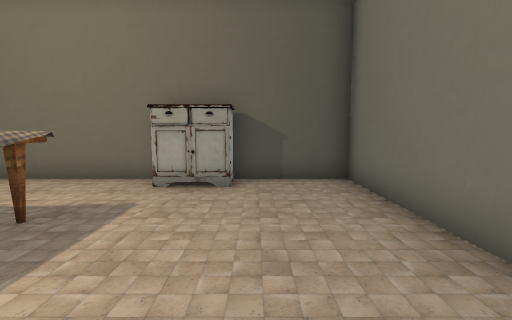
View 1 (above)

16 first-person views from a walk through a level from a Godot 3-D game. The camera is 1.3 m above the floor, tilts 6° down and sees 85° across. The floor is counted in squares, 1 m on a side. Each view is taken from the middle of a square. On the plan, view 1 faces up. The plan holds only what a view shows up to about 13 squares ahead; the rest is blank. Characters and animated objects are left out.

View 2
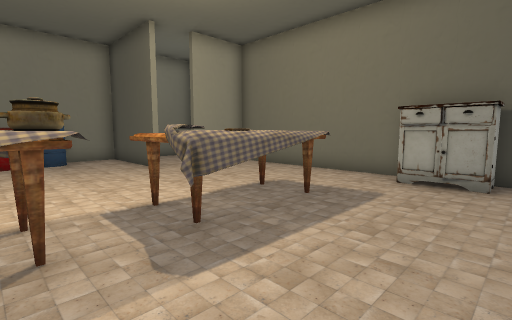

View 3
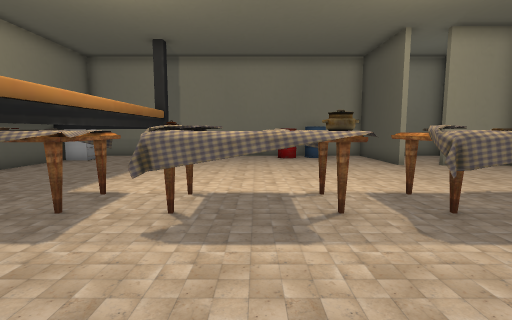

View 4
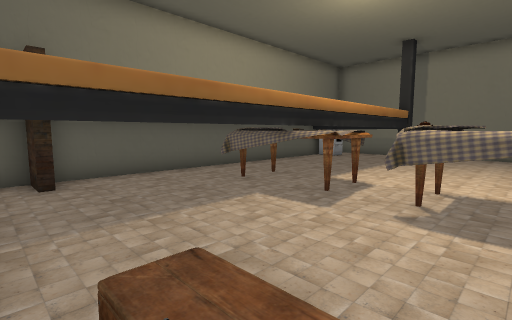

View 5
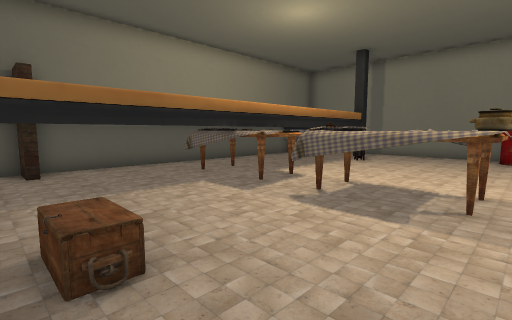

View 6
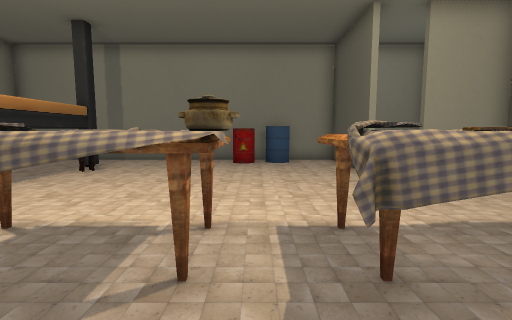

View 7
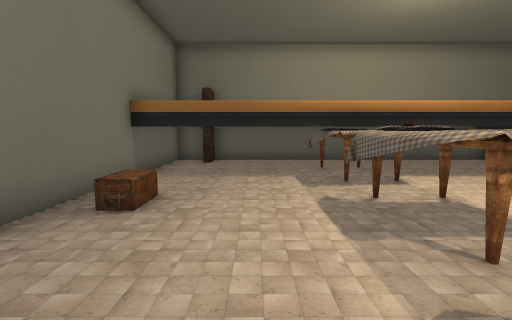

View 8
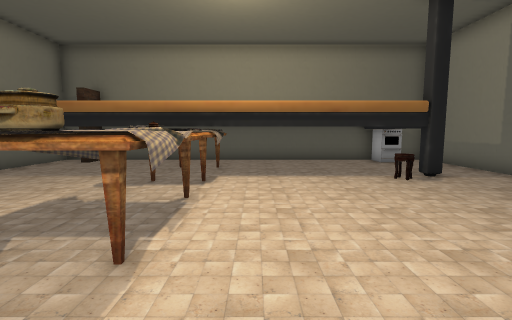

View 9
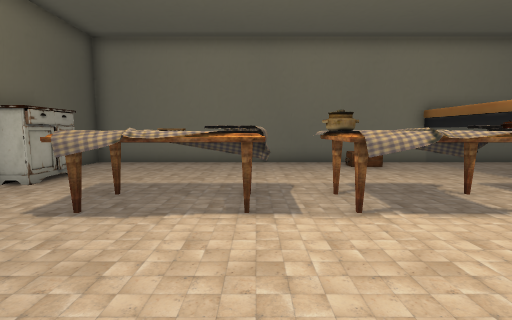

View 10
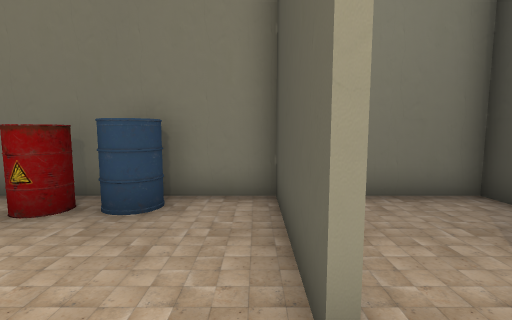

View 11
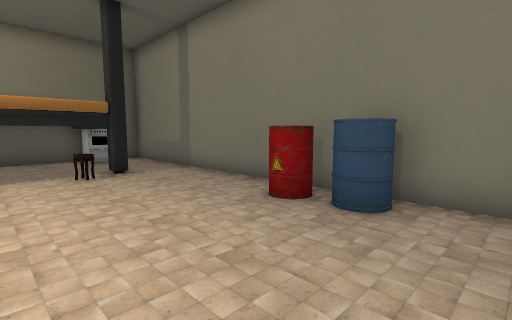

View 12
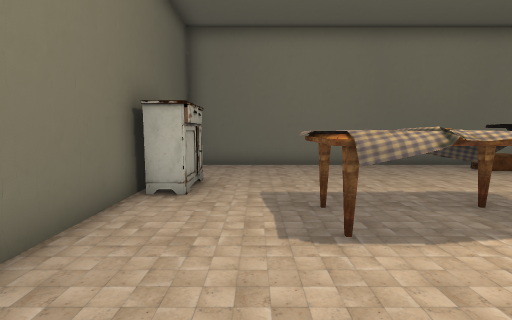

View 13
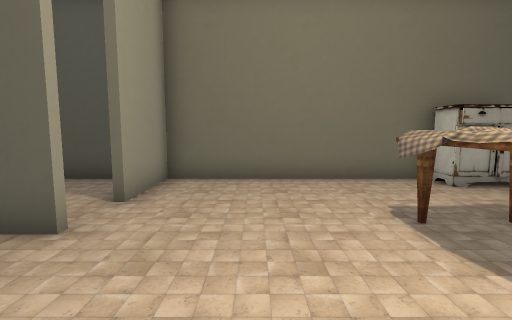

View 14
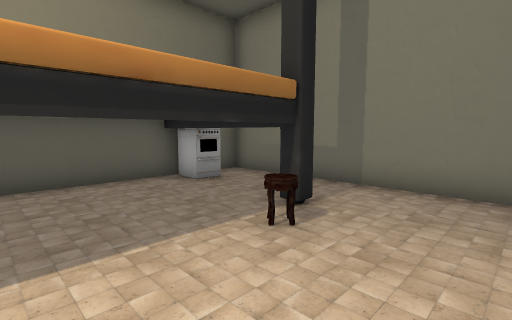

View 15
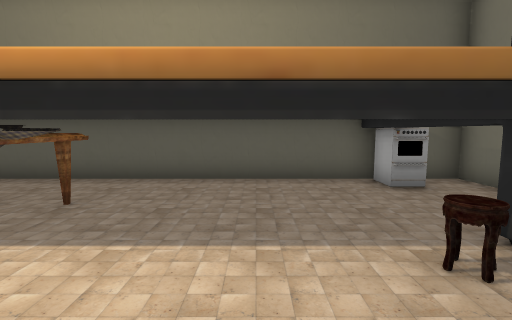

View 16
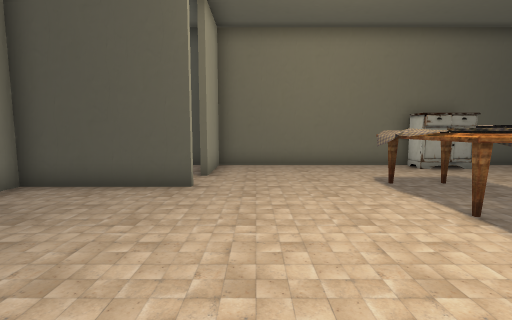

### Floor plan
Key: @ floor where view 1 was taken; # wall or solid block; . floor; C cabinet; T table; B barrel; P pot; H thing the floor can be seen under or through; S stove; O other object.
Columns run from 14 left of view 1 to 3 right of it. Each row starts with its distance up from view 1.
  8 ##################
  7 #...#.......CC...#
  6 #...#............#
  5 #...#............#
  4 # .......TTT.....#
  3 #####....TTT.....#
  2 #........TTT.....#
  1 #BB......TTT.....#
  0 #B........PT..@..#
 -1 #BB......TPT.....#
 -2 #........TTT.....#
 -3 #........TTT...O.#
 -4 #..........T.....#
 -5 #........TTT.....#
 -6 #..#THHHHHHHHHHHH#
 -7 #..#.....HHH.....#
 -8 #..#.....HHH.....#
 -9 #..#.............#
-10 #.S#...........#.#
-11 ##################

Where each view was taken, in squares from view 1:
view 1: 0 up, 0 right, facing up
view 2: 1 down, 0 right, facing up-left
view 3: 2 down, 1 right, facing left
view 4: 2 down, 2 right, facing down-left
view 5: 0 up, 2 right, facing down-left
view 6: 0 up, 1 left, facing left
view 7: 2 up, 1 left, facing down
view 8: 2 up, 6 left, facing down
view 9: 1 up, 9 left, facing right
view 10: 3 up, 8 left, facing left
view 11: 3 up, 8 left, facing down-left
view 12: 5 up, 8 left, facing right
view 13: 0 up, 7 left, facing up
view 14: 3 down, 7 left, facing down-left
view 15: 3 down, 8 left, facing down
view 16: 3 down, 8 left, facing up
